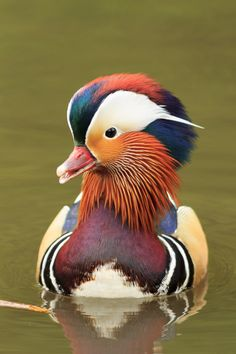
#> input picture unit-8-edge-detection/unit-8-edge-detection/duck.jpg, 236 x 354 px, found by its file name
$ python main.py
#> lines starting #> are read from the running program, lines starting #| are printed output that depends on the picture
#> in main, image is the input picture: shape (354, 236, 3); mean R, G, B 132.3, 112.9, 73.2
import imageio.v2 as imageio
import numpy as np
import matplotlib.pyplot as plt

def edge_detect(image):
    kernel = np.array([
        [-1, -1, -1],
        [-1,  8, -1],
        [-1, -1, -1]
    ])

    grayscale = np.dot(image[..., :3], [0.2989, 0.5870, 0.1140])
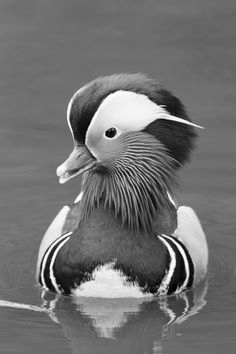
#> grayscale: shape (354, 236) float64; min 0.57, max 255, mean 114.2

    height, width = grayscale.shape
#> height = 354; width = 236

    edge_image = np.zeros_like(grayscale)

    for h in range(1, height - 1):
        for w in range(1, width - 1):
            region = grayscale[h - 1:h + 2, w - 1:w + 2]
            edge_value = np.sum(region * kernel)
            edge_image[h, w] = 0 if edge_value > 127 else 255
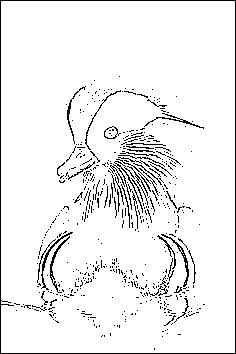
#> edge_image: shape (354, 236) float64; 93.8% white; black in thin lines or dots

    return edge_image

def main():
    image = imageio.imread("/workspaces/IDP-Warmups/unit-8-edge-detection/unit-8-edge-detection/duck.jpg")

    edge_image = edge_detect(image)

    plt.imshow(edge_image, cmap='gray')
    plt.title("Edge Detected Image")
    plt.grid(True)
    plt.show()

    plt.imsave("edge_detected_output.png", edge_image, cmap='gray')

if __name__ == "__main__":
    main()
